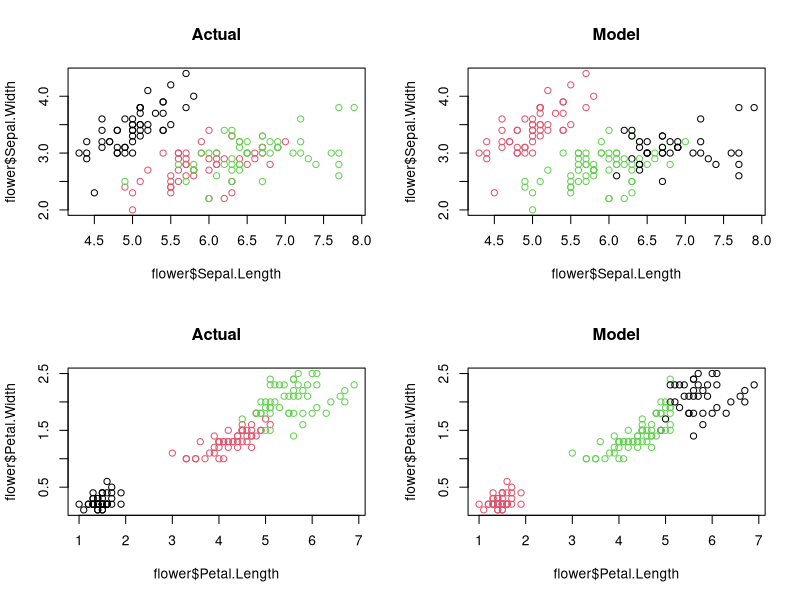
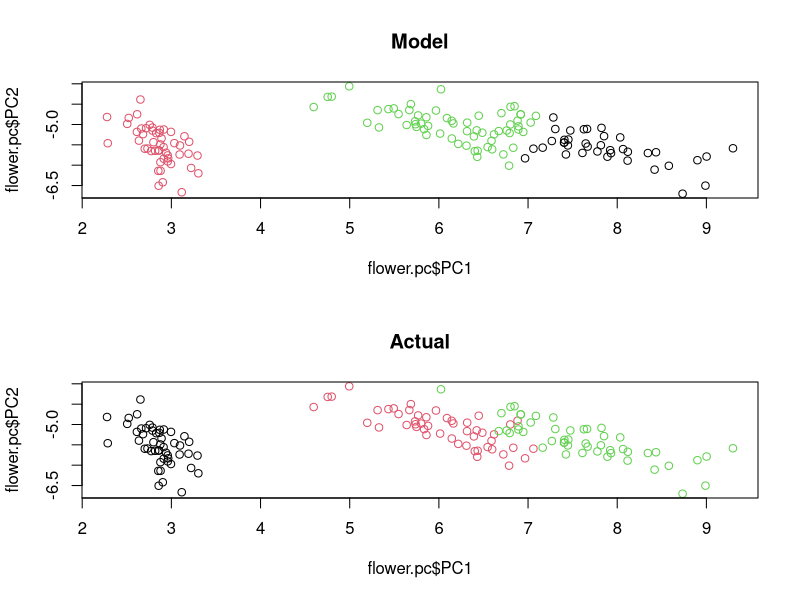

The R source for these figures, in order:
## ---- chunk 1
options(width = 90)

## The famous iris dataset
data(iris)
flower = iris

head(flower)
summary(flower)

## Kmeans requires you to predetermine the number of clusters
mdl = kmeans(flower[, 1:4], centers = 3)
flower$cluster = mdl$cluster

## plot kmeans for a few of the variable combinations
par(mfrow = c(2, 2))
plot(x = flower$Sepal.Length, y = flower$Sepal.Width, col = factor(flower$Species), main = "Actual")
plot(x = flower$Sepal.Length, y = flower$Sepal.Width, col = factor(flower$cluster), main = "Model")
plot(x = flower$Petal.Length, y = flower$Petal.Width, col = factor(flower$Species), main = "Actual")
plot(x = flower$Petal.Length, y = flower$Petal.Width, col = factor(flower$cluster), main = "Model")

## Try using principal components to draw one picture that catures all of the variance
pc = prcomp(flower[, 1:4], cor = TRUE)
summary(pc)

## The first 2 principal components explains 97% of all variation
flower.pc = as.data.frame(as.matrix(flower[, 1:4]) %*% pc$rotation)
flower.pc$cluster = flower$cluster
flower.pc$species = flower$Species

## How well did the model do?
par(mfrow = c(2, 1))
plot(flower.pc$PC1, flower.pc$PC2, col = factor(flower.pc$cluster), main = "Model")
plot(flower.pc$PC1, flower.pc$PC2, col = factor(flower.pc$species), main = "Actual")


